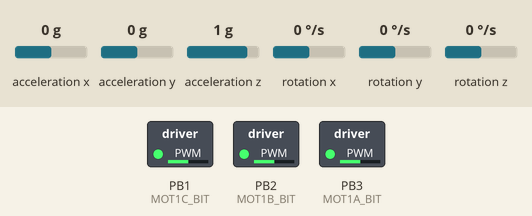
Bench run of a program on a simulated ATmega328P, built with avr-gcc and emulated at 16 MHz. On the bench: switched loads named in the program (green lamp = pin HIGH). Wiring (inferred from the names in the program): MPU-6050 motion sensor at I2C address 0x68. Inputs (shaded band) come from the test bench; at power-on: acceleration x 0 g, acceleration y 0 g, acceleration z 1 g, rotation x 0 °/s, rotation y 0 °/s, rotation z 0 °/s. What the program prints to the serial monitor is not drawn.

Above: at 0.3 s.
Timing chart, 0 to 1.8 s (numbered marks = the images above):
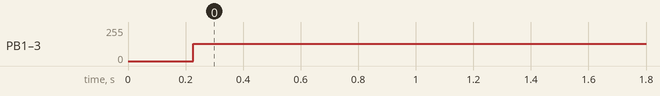

Measured:
- by itself, PB1 (MOT1C_BIT), PB2 (MOT1B_BIT), PB3 (MOT1A_BIT): 0/255 → 128/255 at 0.23 s

The program:

main.c
```c
#include <stdio.h>
#include <avr/io.h>
#include <avr/interrupt.h>
#include <util/delay.h>
#include "stdlib.h"
#include "math.h"
#include "util/fasttrigo.h"
#include "mpu6050/mpu6050registers.h"
#include "mpu6050/mpu6050.h"
#include "uart.h"
#include "bgc_io.h"
#include "blmotor/blmotor.h"
#include "kalman/kalman.h"
#include "prisma.h"
#include "config.h"

#define 	F_CPU   16000000UL

/*
 * two_timer_example.c
 *
 *  Created on: 03.04.2017
 */

extern MotorControlState motorControlState;
extern PrismaOrientation orientation;

Kalman kalX;
Kalman kalY;
Kalman kalZ;

volatile uint8_t updatePosition = 0;
volatile uint8_t debugPrint = 0;

uint8_t warnFlag = 0;

void initKalmanFilters();
void updateKalmanFilters(int delay);

void setup_timers() {

	// Timer 0 -> control
	TCNT0 = 0;
	TCCR0A |= (1 << WGM21); // Configure timer 2 for CTC mode
	TCCR0B |= (1 << CS01) | (1 << CS00); // prescaler 64 -> 250000Hz count frequency (4us)
	TIMSK0 |= (1 << OCIE2A); // Enable CTC interrupt
	OCR0A = 50 - 1; // 5000Hz, 200us initial frequeny

	// wie bestimmtes Moment erzeugen?
	// TODO: delta t = (OCR0Aneu + 1) * 4us
	// F:= (250000.0f / (POLENUMBER * 255)
	// speed_neu = ( F / (OCR0Aneu + 1) ) * (1/2 PI) (rad/s)
	// speed_alt = ( F / (OCR0Aalt + 1) ) * (1/2 PI)

	// delta w = speed_neu - speed_alt
	// alpha = delta w / delta t

	// Mneeded = I * alpha(needed)


	// Timer 1 and 2 -> PWM for motor
	// timer setup for 31.250KHZ phase correct PWM
	TCCR1A = 0;
	TCCR1B = 0;
	TCCR1A = (1 << COM1A1) | (1 << COM1B1) | (1 << WGM10);
	TCCR1B = (1 << CS10);
	TCCR2A = 0;
	TCCR2B = 0;
	TCCR2A = (1 << COM2A1) | (1 << COM2B1) | (1 << WGM20);
	TCCR2B = (1 << CS20);

	//turn off all PWM signals
	OCR2A = 0;  //11  APIN
	OCR1A = 0;  //D9  CPIN
	OCR1B = 0;  //D10 BPIN

	// enable Timer 1 overflow interrupt // TODO: needed?
	TIMSK1 = 0;
	TIMSK1 |= (1 << TOIE1);

}

void setup() {

	cli();
	uart_stdio();
	mpu6050_init();
	initKalmanFilters();
	_delay_ms(10);
	initOrientation();
	bl_setup();
	setup_timers();
	sei();

}

void resetMotor() {
	initControlState();
}

int main() {
	setup();

	for (int i = 0; i < 255; i++) { // wait for some calibration
		_delay_ms(10);
		updateKalmanFilters(10);
	}

	motorControlState.desiredSpeed = 1600;
	motorControlState.enabled = 1;

//	motorControlState.desiredDirection = 0;
//	motorControlState.direction = 0;

	int tick = 0;
	while (1) {

		motorControl();

		// wait in case of warning
		if (warnFlag) {
			resetMotor();
			_delay_ms(2000);
			warnFlag = 0;
		}

		if (updatePosition) {

			if (motorControlState.speed > 1100) {
				tick++;
				if (tick == 400) {
//					motorControlState.power = 210;
//					motorControlState.desiredSpeed = 800;
					motorControlState.desiredDirection = 0;
				} else if (tick == 800) {
//					motorControlState.power = 255;
//					motorControlState.desiredSpeed = 1400;
					motorControlState.desiredDirection = 1;
					tick = 0;
				}
			}

			updateKalmanFilters(10);
			updatePosition = 0;

			detectOrientation(kalX.angle, kalY.angle, kalZ.angle);

			// position dependent actions
			if (orientation.broadSide && motorControlState.enabled == 1) {
				// set flag
				warnFlag = 1;
				// broad side -> all off
				motorControlState.enabled = 0;
			}

			if (!orientation.broadSide && !warnFlag) { // TODO: use resetted flag or something?
				motorControlState.enabled = 1;
				motorControlState.desiredSpeed = 1600;
			}

		}

		if (debugPrint) {
			debugPrint = 0;
//			printf("kalZ.angle: %.2f, kalZ.rate: %.2f\n", kalZ.angle, kalZ.rate);
//			printf("kalY.angle: %.2f, kalY.rate: %.2f\n", kalY.angle, kalY.rate);
//			printf("kalX.angle: %.2f, kalY.angle: %.2f, kalZ.angle: %.2f\n", kalX.angle, kalY.angle, kalZ.angle);
//			printf("speed: %.2f \n", motorControlState.speed);
//			printf("speedFactor: %.2f, speedFactor / OCR0A: %.2f\n", speedFactor, speedFactor / OCR0A);

			printMotorState();
		}

		_delay_us(200);
	}
	return 0;
}

void initKalmanFilters() {
	initKalman(&kalX);
	initKalman(&kalY);
	initKalman(&kalZ);
	double axg = 0;
	double ayg = 0;
	double azg = 0;
	double gxds = 0;
	double gyds = 0;
	double gzds = 0;
	// initial values
	mpu6050_getConvData(&axg, &ayg, &azg, &gxds, &gyds, &gzds);
	int8_t sign = azg > 0 ? 1 : -1;
	kalX.angle = (FT_Atan2(ayg, sign * FT_Sqrt(0.001 * axg * axg + azg * azg)) - PI) * RAD_TO_DEG;
	kalY.angle = (FT_Atan2(-axg, azg) - PI) * RAD_TO_DEG;
	kalZ.angle = (FT_Atan2(axg, ayg) - PI) * RAD_TO_DEG;

	// test z angle init var
//	kalZ.P[0][0] = INIT_VARIANCE_ANGLE;
//	kalZ.P[0][1] = INIT_VARIANCE_ANGLE;
//	kalZ.P[1][0] = INIT_VARIANCE_ANGLE;
//	kalZ.P[1][1] = INIT_VARIANCE_ANGLE;
}

/** Updates the kalman filters. Delay is given in ms. */
void updateKalmanFilters(int delay) {
	double axg = 0;
	double ayg = 0;
	double azg = 0;
	double gxds = 0;
	double gyds = 0;
	double gzds = 0;
	float dt = (float) delay / 1000;
	mpu6050_getConvData(&axg, &ayg, &azg, &gxds, &gyds, &gzds);

	int8_t sign = azg > 0 ? 1 : -1;
	float xAngle = (FT_Atan2(ayg, sign * FT_Sqrt(0.001 * axg * axg + azg * azg)) - PI) * RAD_TO_DEG; // correct
	float yAngle = (atan2f(-axg, FT_Sqrt(ayg * ayg + azg * azg))) * RAD_TO_DEG;
	float zAngle = (FT_Atan2(axg, ayg) - PI) * RAD_TO_DEG;
// offset
	zAngle += Z_ANGLE_OFFSET;
	if (zAngle < -180)
		zAngle = 360 + zAngle;

	if ((xAngle < -90 && kalX.angle > 90) || (xAngle > 90 && kalX.angle < -90)) {
		kalX.angle = xAngle;
	} else {
		updateAngle(&kalX, xAngle, gxds, dt);
	}

	// pitch is used to detect if prisma lies on broad side -> abs(kalY.angle) < 60 : motor off
	// TODO: maybe use also roll (depends on orientation of sensor)
	if ((yAngle < -90 && kalY.angle > 90) || (yAngle > 90 && kalY.angle < -90)) {
		kalY.angle = yAngle;
	} else {
		updateAngle(&kalY, yAngle, gyds, dt); // use roll or pitch?
	}

	// yaw represents angle of prisma if attached flat to surface
	if ((zAngle < -90 && kalZ.angle > 90) || (zAngle > 90 && kalZ.angle < -90)) {
		kalZ.angle = zAngle;
	} else {
		updateAngle(&kalZ, zAngle, gzds, dt);
	}

}

volatile int freqCounter = 0;
volatile int msCounter = 0;

/********************************/
/* Control IRQ Routine    */
/********************************/
// is called every 31.5us (32)
// minimize interrupt code (20 instructions)
ISR( TIMER1_OVF_vect ) {
	freqCounter++;

	// every 1 ms
	if ((freqCounter & 0x01f) == 0) {
		msCounter++;
	}

	// every 10 ms
	if ((freqCounter & 0x01f) == 0 && msCounter % 10 == 0) {
		updatePosition = 1;
	}

	// every 1000ms
	if ((freqCounter & 0x01f) == 0 && msCounter % 1000 == 0) {
		msCounter = 0;
		debugPrint = 1;
	}
}
```

bgc_io.h
```c
/*
 * bgc_io.h
 *
 *  Created on: 08.03.2017
 *      Author: Tobias Ellermeyer
 */

#ifndef BGC_IO_H_
#define BGC_IO_H_

//--------- LED -----------
#define LEDG_PORT    PORTB
#define LEDG_DDR     DDRB
#define LEDG_BIT     PB5

//--------- MOTORS --------------
// Motor 0 PWM
#define PWM_A_MOTOR0 OCR0A
#define PWM_B_MOTOR0 OCR0B
#define PWM_C_MOTOR0 OCR2B

// Motor 1 PWM
#define PWM_A_MOTOR1 OCR2A
#define PWM_B_MOTOR1 OCR1B
#define PWM_C_MOTOR1 OCR1A

// Motor IO Ports
// OC1 -> PB1 PB2
// OC2 -> PB3 PD3
// OC0 -> PD6 PD5
#define MOT0_PORT   PORTD
#define MOT0_DDR    DDRD
#define MOT1_PORT   PORTB
#define MOT1_DDR   DDRB

#define MOT0A_BIT   PD6
#define MOT0B_BIT   PD5
#define MOT0C_BIT   PD3

#define MOT1A_BIT   PB3
#define MOT1B_BIT   PB2
#define MOT1C_BIT   PB1

#endif /* BGC_IO_H_ */
```

blmotor.c
```c
/*
 * blmotor.c
 *
 *  Created on: 14.02.2017
 *      Author: Tobias Ellermeyer
 */

#include <avr/io.h>
#include <avr/interrupt.h>
#include <avr/pgmspace.h>
#include <stdio.h>
#include <math.h>
#include "../bgc_io.h"
#include "blmotor.h"
#include "../config.h"

#define DEBUG

MotorControlState motorControlState;

// Space Vector PWM lookup table
// using uint8_t overflow for stepping
int8_t pwmSinMotor[] = { 0, 5, 10, 16, 21, 27, 32, 37, 43, 48, 53, 59, 64, 69, 74, 79, 84, 89, 94, 99, 104, 109, 111,
		112, 114, 115, 116, 118, 119, 120, 121, 122, 123, 123, 124, 125, 125, 126, 126, 126, 127, 127, 127, 127, 127,
		127, 126, 126, 126, 125, 125, 124, 123, 123, 122, 121, 120, 119, 118, 116, 115, 114, 112, 111, 110, 112, 113,
		114, 116, 117, 118, 119, 120, 121, 122, 123, 124, 124, 125, 125, 126, 126, 126, 127, 127, 127, 127, 127, 126,
		126, 126, 125, 125, 124, 124, 123, 122, 121, 120, 119, 118, 117, 116, 114, 113, 112, 110, 106, 101, 97, 92, 87,
		82, 77, 72, 66, 61, 56, 51, 45, 40, 35, 29, 24, 18, 13, 8, 2, -2, -8, -13, -18, -24, -29, -35, -40, -45, -51,
		-56, -61, -66, -72, -77, -82, -87, -92, -97, -101, -106, -110, -112, -113, -114, -116, -117, -118, -119, -120,
		-121, -122, -123, -124, -124, -125, -125, -126, -126, -126, -127, -127, -127, -127, -127, -126, -126, -126,
		-125, -125, -124, -124, -123, -122, -121, -120, -119, -118, -117, -116, -114, -113, -112, -110, -111, -112,
		-114, -115, -116, -118, -119, -120, -121, -122, -123, -123, -124, -125, -125, -126, -126, -126, -127, -127,
		-127, -127, -127, -127, -126, -126, -126, -125, -125, -124, -123, -123, -122, -121, -120, -119, -118, -116,
		-115, -114, -112, -111, -109, -104, -99, -94, -89, -84, -79, -74, -69, -64, -59, -53, -48, -43, -37, -32, -27,
		-21, -16, -10, -5, 0 };

const float ocrFactor[] PROGMEM = { 5.5f, 5.1f, 4.7f, 4.35f, 4.05f, 3.75f, 3.5f, 3.25f, 3.05f, 2.85f, 2.65f, 2.5f,
		2.35f, 2.25f, 2.1f, 2.0f, 1.9f, 1.85f, 1.75f, 1.7f, 1.6f, 1.55f, 1.5f, 1.45f, 1.4f, 1.35f, 1.35f, 1.3f, 1.3f,
		1.25f, 1.25f, 1.2f, 1.2f, 1.15f, 1.15f, 1.15f, 1.1f, 1.1f, 1.1f, 1.1f, 1.1f, 1.05f, 1.05f, 1.05f, 1.05f, 1.05f,
		1.05f, 1.05f, 1.0f, 1.0f };

uint8_t ocr[50];

float speedLookup[50];

uint16_t MotorPower = 120; // 0 to 255, 255==100% power

uint8_t idl_motor_power = 80;

volatile uint8_t idx = 0;
volatile uint16_t tick = 0;

// current commutation step [0 - 255]
volatile uint8_t step = 0;
uint8_t doCommutate = 0;

float speedFactor = (250000.0f / (POLENUMBER * 255)) * 60;

void setup_ocr_accel_values();

void initControlState() {
	motorControlState.brake = 0;
	motorControlState.desiredDirection = 1;
	motorControlState.direction = 1;
	motorControlState.enabled = 0;
	motorControlState.power = 255;
	motorControlState.speed = 0;
	motorControlState.desiredSpeed = 0;
	motorControlState.wait = 0;
	idx = 0;
	OCR0A = 50;
}

void setup_ocr_accel_values() {
	for (int i = 0; i < 50; i++) {
		ocr[i] = pgm_read_float(&ocrFactor[i]) * MAX_SPEED_OCR_VAL;
		#if defined   DEBUG
			printf("ocr[%i]: %i\n", i, ocr[i]);
		#endif
	}
	for (int i = 0; i < 50; i++) {
		speedLookup[i] = speedFactor / (ocr[i] + 1);
//		printf("speedLookup[i]: %.2f, speedFactor / (ocr[i] + 1): %.2f\n", speedLookup[i], (speedFactor / (ocr[i] + 1)));
//		printf("speedFactor: %.2f, (ocr[i] + 1): %i\n", speedFactor, (ocr[i] + 1));
//		printf("i: %i, speedFactor: %.2f, (ocr[i] + 1): %i, div: %.2f \n", i, speedFactor, (ocr[i] + 1), speedFactor / (ocr[i] + 1));
	}
}

// setup motor control
void bl_setup() {
	setup_ocr_accel_values();

	// Set Motor Port to output
	MOT1_DDR |= (1 << MOT1A_BIT) | (1 << MOT1B_BIT) | (1 << MOT1C_BIT);

	initControlState();

	// switch off PWM Power
	motorPowerOff();
}

// switch off motor power
void motorPowerOff() {
	MoveMotors(1, ++step, 0);
}

void MoveMotors(uint8_t motorNumber, uint8_t posStep, uint16_t power) {
	uint16_t pwm_a;
	uint16_t pwm_b;
	uint16_t pwm_c;

	// lookup sine values from table with 120deg. offsets
	pwm_a = pwmSinMotor[(uint8_t) posStep];
	pwm_b = pwmSinMotor[(uint8_t) (posStep + 85)];
	pwm_c = pwmSinMotor[(uint8_t) (posStep + 170)];

	// scale motor power
	pwm_a = power * pwm_a;
	pwm_a = pwm_a >> 8;
	pwm_a += 128;

	pwm_b = power * pwm_b;
	pwm_b = pwm_b >> 8;
	pwm_b += 128;

	pwm_c = power * pwm_c;
	pwm_c = pwm_c >> 8;
	pwm_c += 128;

	// set motor pwm variables
	if (motorNumber == 0) {
		PWM_A_MOTOR0 = (uint8_t) pwm_a;
		PWM_B_MOTOR0 = (uint8_t) pwm_b;
		PWM_C_MOTOR0 = (uint8_t) pwm_c;
	}

	if (motorNumber == 1) {
		PWM_A_MOTOR1 = (uint8_t) pwm_a;
		PWM_B_MOTOR1 = (uint8_t) pwm_b;
		PWM_C_MOTOR1 = (uint8_t) pwm_c;
	}
}

void commutate() {
	step++;
	uint16_t pwm_a;
	uint16_t pwm_b;
	uint16_t pwm_c;

	// lookup sine values from table with 120deg. offsets
	pwm_a = pwmSinMotor[(uint8_t) step];
	pwm_b = pwmSinMotor[(uint8_t) (step + 85)];
	pwm_c = pwmSinMotor[(uint8_t) (step + 170)];

	// scale motor power
	pwm_a = motorControlState.power * pwm_a;
	pwm_a = pwm_a >> 8;
	pwm_a += 128;

	pwm_b = motorControlState.power * pwm_b;
	pwm_b = pwm_b >> 8;
	pwm_b += 128;

	pwm_c = motorControlState.power * pwm_c;
	pwm_c = pwm_c >> 8;
	pwm_c += 128;

	// set motor pwm variables
	PWM_A_MOTOR1 = (uint8_t) pwm_a;
	if (motorControlState.direction > 0) {
		PWM_B_MOTOR1 = (uint8_t) pwm_b;
		PWM_C_MOTOR1 = (uint8_t) pwm_c;
	} else {
		PWM_C_MOTOR1 = (uint8_t) pwm_b;
		PWM_B_MOTOR1 = (uint8_t) pwm_c;
	}
}

void motorControl() {
//	doCommutate = 0;
	if (motorControlState.enabled) {
		if (motorControlState.wait) {
			// how long?
			motorControlState.wait--;
			doCommutate = 0;
		} else {
			if (!motorControlState.brake) {
				// change of direction
				if (motorControlState.desiredDirection != motorControlState.direction) {
					// do not commutate -> i.e. brake?
					motorControlState.speed = 0;
					idx = 0;
					motorControlState.direction = motorControlState.desiredDirection;
					// TODO: use wait flag?
					motorControlState.wait = 40;
					motorPowerOff();
					doCommutate = 0;
				} else {
					doCommutate = 1;
					if (motorControlState.desiredSpeed > motorControlState.speed) { // > 0 or motorControlState.speed) { // TODO: leads to accel decel loop
						motorControlState.accel = 1;
						motorControlState.decel = 0;
					} else if (motorControlState.desiredSpeed < motorControlState.speed) {
						motorControlState.accel = 0;
						motorControlState.decel = 1;
					} else {
						motorControlState.accel = 0;
						motorControlState.decel = 0;
					}

					// calculate speed
					motorControlState.speed = speedFactor / (OCR0A + 1); //speedLookup[idx];
				}
			} else { // brake
				motorControlState.speed = 0;
				idx = 0;
				doCommutate = 0;
			}
		}
	} else { // disabled
		motorPowerOff();
		doCommutate = 0;
		motorControlState.speed = 0;
		idx = 0;
	}

}

// keep short
ISR(TIMER0_COMPA_vect) {
	tick++;
	if (doCommutate) {
		commutate(); //MoveMotors(1, step, 255);
		if (motorControlState.accel && idx < 49 && tick % 200 == 0) {
			idx++;
			tick = 0;
			OCR0A = ocr[idx];
		} else if (motorControlState.decel && idx > 0 && tick % 200 == 0) {
			idx--;
			tick = 0;
			OCR0A = ocr[idx];
		}
	} else if (motorControlState.brake) {
		// do nothing?
	} else {
		motorPowerOff();
	}
//	OCR0A = ocr[idx];
}

void printMotorState() {
	printf("motor enabled: %i, wait: %i\n", motorControlState.enabled, motorControlState.wait);
	printf("power: %i, accel: %i, decel: %i\n", motorControlState.power, motorControlState.accel,
			motorControlState.decel);
	printf("speed: %.2f, desired speed: %.2f\n", motorControlState.speed, motorControlState.desiredSpeed);
	printf("direction: %i, desired direction: %i\n", motorControlState.direction, motorControlState.desiredDirection);

}
```

blmotor.h
```c
#ifndef BLMOTOR_H
#define BLMOTOR_H

typedef struct {
	int8_t enabled;
	int8_t wait;
	int8_t brake;
	int8_t accel;
	int8_t decel;
	int8_t direction;
	int8_t desiredDirection;
	float speed;
	float desiredSpeed;
	uint16_t power;
} MotorControlState;

extern float speedFactor;

void MoveMotors(uint8_t motorNumber, uint8_t posStep, uint16_t power);
void motorPowerOff();
void bl_setup();
void commutate();
void motorControl();
void initControlState();
void printMotorState();

#endif
```

kalman.c
```c
/*
 * kalman.c
 *
 *  Created on: 01.04.2017
 *      Author: Nando Rüngener
 */
#include <stdio.h>

#include "kalman.h"

void updateAngle(Kalman *kalman, float measuredAngle, float measuredRate,
		float dt) {

//	printf("angle before: %.2f\n", kalman->angle);

	kalman->rate = measuredRate - kalman->bias;
	kalman->angle += dt * kalman->rate;
//	printf("dt: %.2f \t kalman->rate: %.2f \n", dt,  kalman->rate);
	// Update estimation error covariance - Project the error covariance ahead
	/* Step 2 */
	kalman->P[0][0] += dt
			* (dt * kalman->P[1][1] - kalman->P[0][1] - kalman->P[1][0]
					+ kalman->q_angle);
	kalman->P[0][1] -= dt * kalman->P[1][1];
	kalman->P[1][0] -= dt * kalman->P[1][1];
	kalman->P[1][1] += kalman->q_bias * dt;

	// Discrete Kalman filter measurement update equations - Measurement Update ("Correct")
	// Calculate Kalman gain - Compute the Kalman gain
	/* Step 4 */
	float s = kalman->P[0][0] + kalman->r_measure; // Estimate error
	/* Step 5 */
	float K[2]; // Kalman gain - This is a 2x1 vector
	K[0] = kalman->P[0][0] / s;
	K[1] = kalman->P[1][0] / s;

	// Calculate angle and bias - Update estimate with measurement zk (newAngle)
	/* Step 3 */
	float y = measuredAngle - kalman->angle; // Angle difference
	/* Step 6 */
//	printf("K[0]: %.2f \t y: %.2f \n", K[0], y);
	kalman->angle += K[0] * y;
//	printf("updated angle: %.2f\n", kalman->angle);
	kalman->bias += K[1] * y;

	// Calculate estimation error covariance - Update the error covariance
	/* Step 7 */
	float P00_temp = kalman->P[0][0];
	float P01_temp = kalman->P[0][1];

	kalman->P[0][0] -= K[0] * P00_temp;
	kalman->P[0][1] -= K[0] * P01_temp;
	kalman->P[1][0] -= K[1] * P00_temp;
	kalman->P[1][1] -= K[1] * P01_temp;

//	printf("angle after: %.2f\n", kalman->angle);
}

void initKalman(Kalman* kalman) {
	kalman->angle = 0.0f;
	kalman->bias = 0.0f;
	kalman->rate = 0.0f;

	kalman->q_angle = 0.001f;
	kalman->q_bias = 0.003f;
	kalman->r_measure = 0.03f;

	kalman->P[0][0] = 0.0f;
	kalman->P[0][1] = 0.0f;
	kalman->P[1][0] = 0.0f;
	kalman->P[1][1] = 0.0f;
}
```

prisma.h
```c
/*
 * prisma.h
 *
 *  Created on: 07.04.2017
 *      Author: Wohn
 */
#include <stdint.h>

#ifndef PRISMA_H_
#define PRISMA_H_

typedef struct {
	int8_t broadSide;
	int8_t leftSide;
	int8_t rightSide;
	int8_t up;
	int8_t unknown;
} PrismaOrientation;

//extern volatile Orientation orientation;

void initOrientation();
void detectOrientation(float xAngle, float yAngle, float zAngle);

#endif /* PRISMA_H_ */
```

Source omitted: i2cmaster.h (5473 bytes), twimastertimeout.c (6904 bytes), kalman.h (1700 bytes), mpu6050.c (20101 bytes), mpu6050.h (6372 bytes), mpu6050dmp6.c (27347 bytes), prisma.c (1051 bytes), uart.c (23250 bytes), uart.h (7318 bytes), fasttrigo.c (4958 bytes), fasttrigo.h (1493 bytes), config.h (933 bytes) and 1 more
